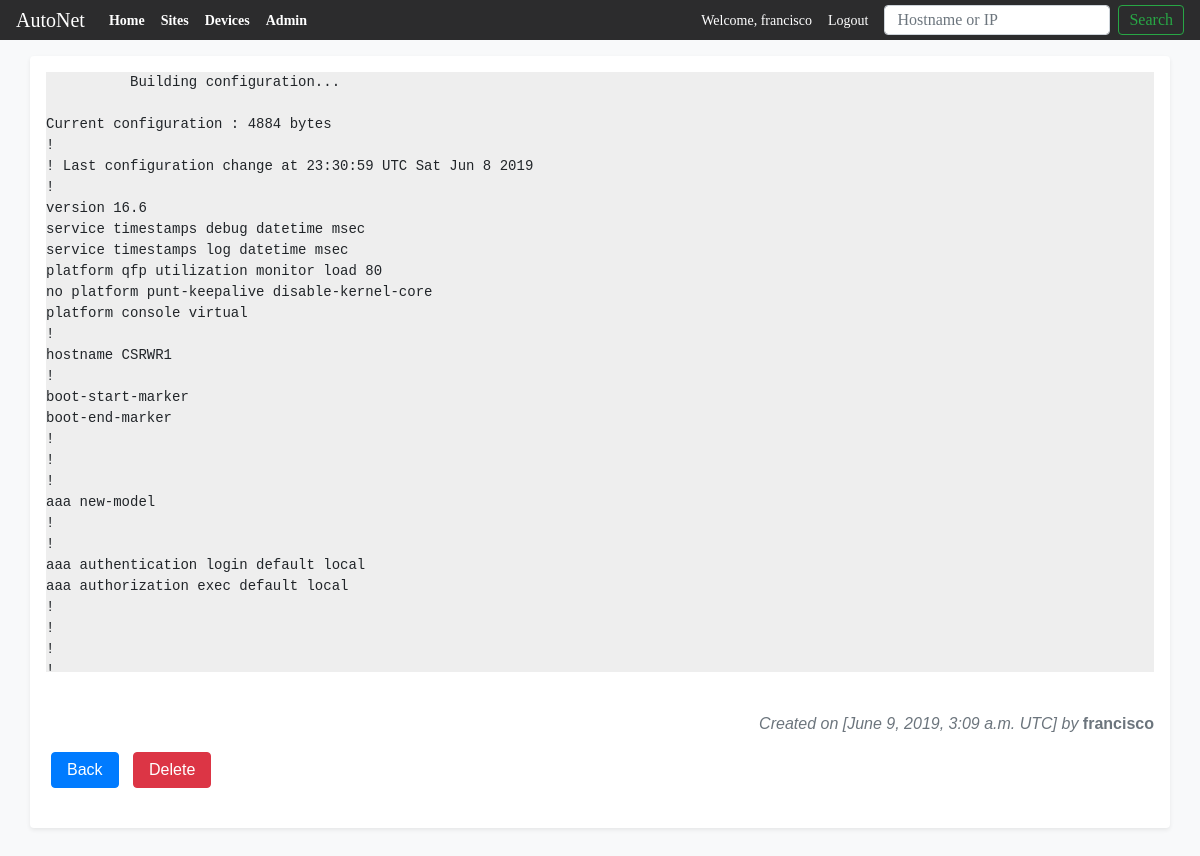
/devices/config/28 (signed in), run on the app's committed database.
### main_app/models.py (models this page shows, shortened)
class DeviceDetail (models.Model):
    device_config = models.TextField(null=True)
    device_script = models.TextField(null=True)
    created_by = models.ForeignKey(settings.AUTH_USER_MODEL, related_name='createdby',
                                        on_delete=models.PROTECT, null=True)
    modified_by = models.ForeignKey(settings.AUTH_USER_MODEL, related_name='modifiedby',
                                        on_delete=models.PROTECT, null=True)
    config_created = models.DateTimeField(auto_now_add=True)
    last_modify = models.DateTimeField(blank=True, null=True) #null=True
    device_id = models.OneToOneField(Devices, on_delete=models.CASCADE,
                                    related_name = 'config', primary_key=True)

### main_app/views.py (the view)
# urls.py: path('devices/config/<int:pk>', views.DeviceConfigDetailView.as_view(), name='deviceconfig'),
class DeviceConfigDetailView(LoginRequiredMixin, DetailView):
    context_object_name = 'deviceconfig'
    model = models.DeviceDetail
    template_name = 'main_app/deviceconfig_view.html'

### main_app/templates/main_app/deviceconfig_view.html (shortened to what this page needs)
{% extends 'main_app/main_app_base.html' %}
{%block content %}
  <div class="container shadow-sm p-3 mb-5 bg-white rounded">
    <div id="config-container" >
        <pre id="code-lines" class="prettyprint linenums Desert" style="overflow:scroll; height:600px;">
          {{deviceconfig.device_config}}
        </pre>
    </div>
    <br>
    <div >
      <p class="text-right  text-muted"><em>Created on [{{deviceconfig.config_created}} UTC] by </em><strong>{{deviceconfig.created_by.username}}</strong></p>
    </div>
    <div>
      <a href="{% url 'main_app:devicedetail' pk=deviceconfig.pk%}"><button class="btn_class" id="btn-back" type="button">Back</button></a>
      <a href="{% url 'main_app:deleteconfig' pk=deviceconfig.pk%}"><button class="btn_class" id="btn-delete" type="submit">Delete</button></a>
    </div>
    <br>
  </div>
{%endblock content %}

### main_app/templates/main_app/main_app_base.html (shortened to what this page needs)
<!DOCTYPE html>
<html lang="en" dir="ltr">
  <head>
    <link rel="stylesheet" href="https://stackpath.bootstrapcdn.com/bootstrap/4.1.3/css/bootstrap.min.css">
    {% load staticfiles %}
    <link rel="stylesheet" href="{% static 'css/form.css' %}">
  </head>
  <body class="bg-light" style="font-family: sans-serif;">
    <header>
    <div class="mb-4">
      <nav class="navbar navbar-expand-lg navbar-dark fixed-top" style="background-color: #2c2c2d; height: 40px; font-size: 14px; font-family: 'Source Sans Pro' !important;">
        <a class="navbar-brand" href="{% url 'main_app:home' %}">AutoNet</a>
        <div class="collapse navbar-collapse" id="navbarSupportedContent">
          <ul class="navbar-nav mr-auto">
            <li class="nav-item active">
              <a class="nav-link" href="{% url 'main_app:home' %}"><strong>Home</strong><span class="sr-only">(current)</span></a>
            </li>
            <li class="nav-item active">
              <a class="nav-link" href="{% url 'main_app:viewsites' %}"><strong>Sites</strong></a>
            </li>
            <li class="nav-item active">
              <a class="nav-link" href="{% url 'main_app:viewdevices' %}"><strong>Devices</strong></a>
            </li>
            <li class="nav-item active">
              <a class="nav-link" href="{% url 'admin:index' %}"><strong>Admin</strong></a>
            </li>
          </ul>
          <div class="">
            {% if user.is_authenticated%}
            <ul class="navbar-nav mr-auto">
              <li class="nav-item active">
                <a class="nav-link" href="#">Welcome, {{user.username}}</a>
              </li>
              <li class="nav-item active">
                <a class="nav-link" href="{% url 'users:logout' %}">Logout</a>
              </li>
            </ul>
            {% endif %}
          </div>
          <form class="form-inline my-2 my-lg-0" action="{% url 'main_app:search'%}" method="get">
              <input class="form-control ml-2 mr-sm-2 " type="search"  name="item" style="height: 30px;"placeholder="Hostname or IP" aria-label="Search">
              <button class="btn btn-outline-success my-2 my-sm-0" type="submit" style="height: 30px; padding: 5px 10px; line-height: 0;">Search</button>
        </form>
        </div>
      </nav>
    </div>
    </header>
    <div class="container" style="padding: 16px 0px;">
    </div>
    {%block content %}
    {%endblock content %}
  </body>
</html>

### main_app/static/css/form.css (style rules this page uses)
.btn_class { color: black; padding: 5px 15px; margin: 0px 5px; border-radius: 4px; }
#btn-delete { background-color: #dc3545; color: white; padding: 5px 15px; margin: 0px 5px; border: 1px solid #dc3545; border-radius: 4px; }
#btn-back { background-color: #007bff; color: white; padding: 5px 15px; margin: 0px 5px; border: 1px solid #007bff; border-radius: 4px; }

### main_app/templates/main_app/deviceconfig_view.html (style rules this page uses)
pre { border: 0px !important; }
#config-container { background-color: #eee !important; }

### data on the page
DeviceDetail: device_config "Building configuration... Current configuration : 4884 bytes ! ! Last configuration change at 23:30:59 UTC Sat Jun 8 2019 ! version 16.6 service timestamps debug datetime msec service timestamps log datetime msec platform qfp utilization monitor load 80 no platform punt-keepalive disable-kernel-core platform console virtual ! hostname CSRWR1 ! boot-start-marker boot-end-marker ! ! ! aaa new-model ! ! aaa authentication login default local aaa authorization exec default local ! ! !…", config_created "June 9, 2019, 3:09 a.m.", created_by.username "francisco"

### other printed values
{{ user.username }} "francisco"
